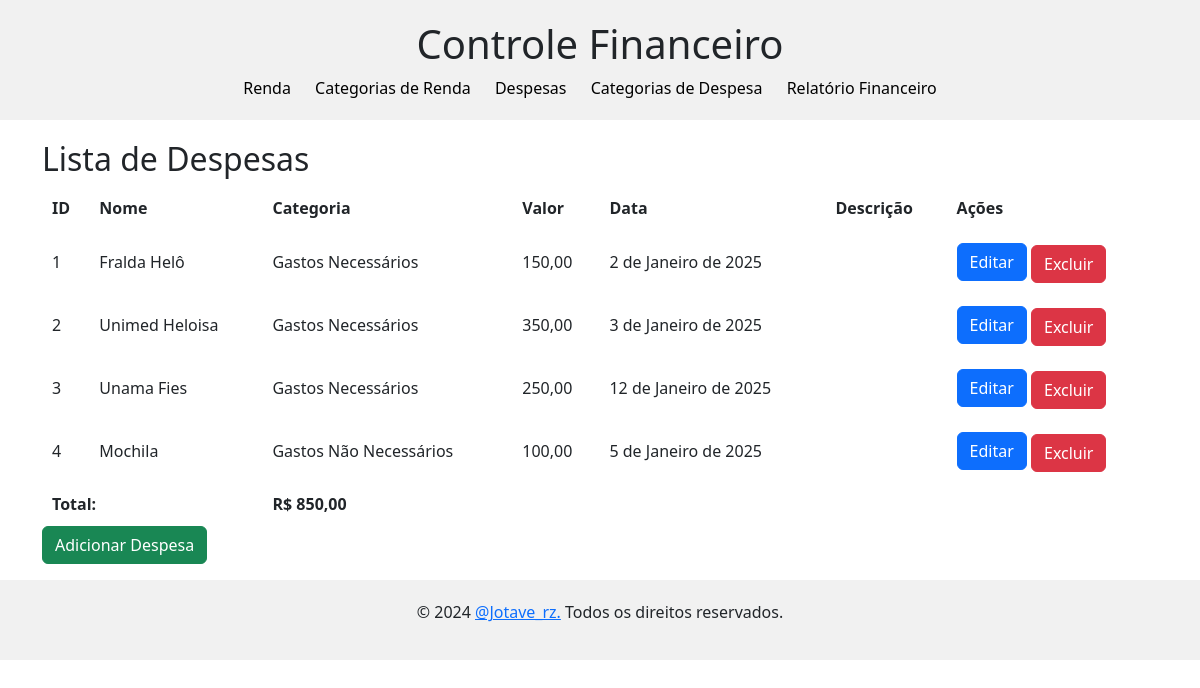
Page /despesa/ on the earlier database version.
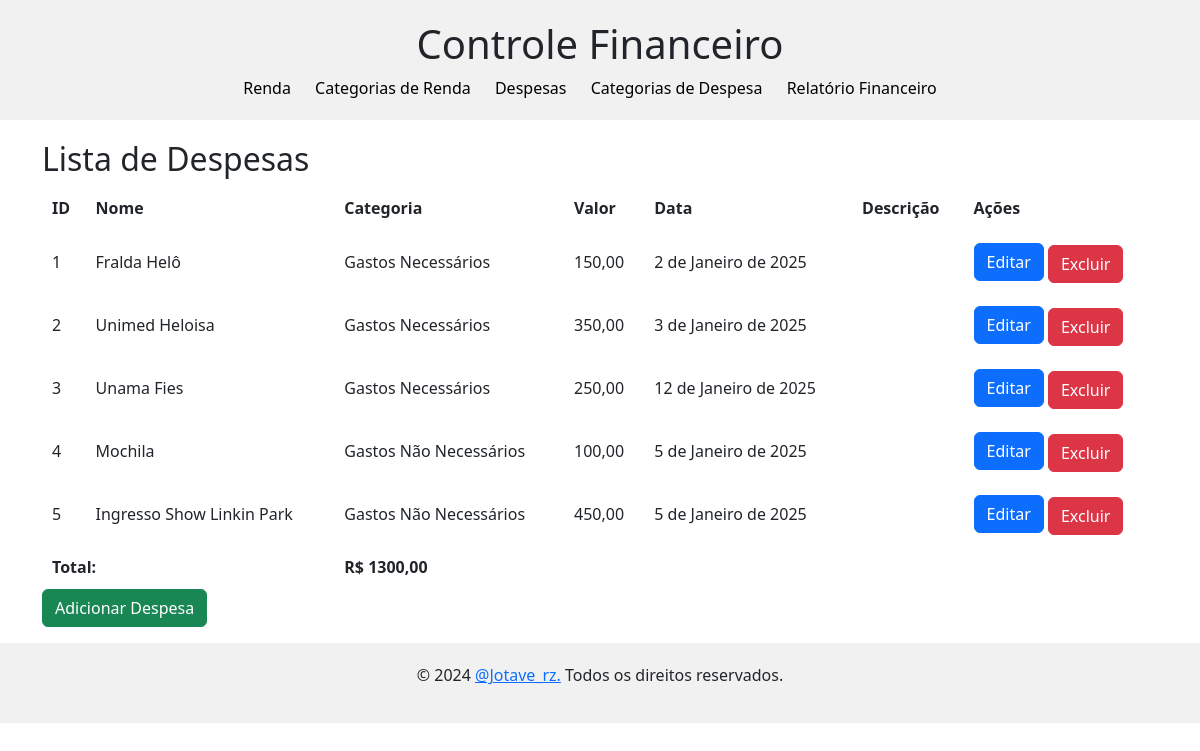
Same page on the later database version.
### despesa/models.py (models this page shows, shortened)
class Despesa(models.Model):
    nome = models.CharField(max_length=100, verbose_name="Nome da Despesa", null=True, blank=True)
    politico = models.ForeignKey('politico.Politico', on_delete=models.CASCADE, null=True, blank=True)
    categoria = models.ForeignKey('categoria_despesa.CategoriaDespesa', on_delete=models.SET_NULL, null=True)
    valor = models.DecimalField(max_digits=10, decimal_places=2, verbose_name="Valor")
    data = models.DateField(default=timezone.now)
    descricao = models.TextField(blank=True, null=True)
    renda_utilizada = models.ForeignKey(Renda, on_delete=models.SET_NULL, null=True, blank=True, verbose_name="Renda Utilizada")

### categoria_despesa/models.py (models this page shows)
class CategoriaDespesa(models.Model):
    nome = models.CharField(max_length=100)
    def __str__(self):
        return self.nome

### despesa/views.py (the view)
# urls.py: path('', views.DespesaListView.as_view(), name='despesa-list'),
class DespesaListView(ListView):
    model = Despesa
    template_name = 'despesa_list.html'
    def get_context_data(self, **kwargs):
        context = super().get_context_data(**kwargs)
        context['soma_despesas'] = Despesa.objects.aggregate(total=Sum('valor'))['total'] or 0
        return context

### despesa/templates/despesa_list.html (shortened to what this page needs)
{% extends 'base.html' %}
{% block body %}
<h2>Lista de Despesas</h2>
<table>
    <thead>
        <tr>
            <th>ID</th>
            <th>Nome</th>
            <th>Categoria</th>
            <th>Valor</th>
            <th>Data</th>
            <th>Descrição</th>
            <th>Ações</th>
        </tr>
    </thead>
    <tbody>
        {% for despesa in object_list %}
        <tr>
            <td>{{ despesa.id }}</td>
            <td>{{ despesa.nome }}</td>
            <td>{{ despesa.categoria }}</td>
            <td>{{ despesa.valor }}</td>
            <td>{{ despesa.data }}</td>
            <td>{{ despesa.descricao }}</td>
            <td>
                <button type="button" class="btn btn-primary">
                    <a href="{% url 'despesa-update' despesa.id %}" style="text-decoration: none; color: white;">Editar</a>
                </button>
                <button type="button" class="btn btn-danger" style="margin-top: 5px;">
                    <a href="{% url 'despesa-delete' despesa.id %}" style="text-decoration: none; color: white;">Excluir</a>
                </button>
            </td>
        </tr>
        {% empty %}
        <tr>
            <td colspan="7">Nenhuma despesa encontrada.</td>
        </tr>
        {% endfor %}
    </tbody>
    <tfoot>
        <tr>
            <td colspan="2"><strong>Total:</strong></td>
            <td colspan="3"><strong>R$ {{ soma_despesas|floatformat:2 }}</strong></td>
        </tr>
    </tfoot>
</table>
<button type="button" class="btn btn-success">
    <a href="{% url 'despesa-create' %}" style="text-decoration: none; color: white;">Adicionar Despesa</a>
</button>
{% endblock %}

Differences in the rows shown:
added Despesa: id "5", nome "Ingresso Show Linkin Park", categoria "Gastos Não Necessários", valor "450,00", data "5 de Janeiro de 2025"
Other differences:
{{ soma_despesas|floatformat:2 }}: "850,00" → "1300,00"
